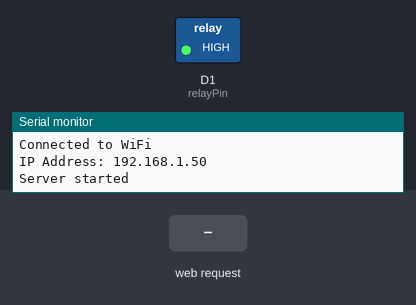
A sketch run on a simulated ESP8266 (NodeMCU). Parts: switched loads named in the sketch (green lamp = pin HIGH), the last lines printed to the serial monitor. The inputs (shaded band) are chosen by the test bench. WiFi joins after 1.5 s; servers stay silent unless stated.

Above: at 3.2 s.
3.3 s: HTTP request GET /on received
At 4.0 s:
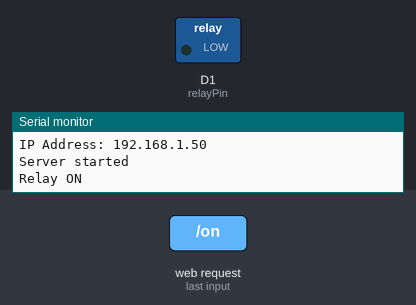
4.8 s: HTTP request GET /off received
At 5.2 s:
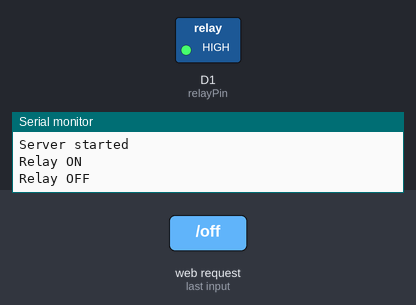
Timing chart, 0 to 7.8 s (numbered marks = the images above; inputs shaded):
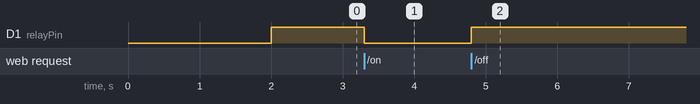

Measured:
- after the input at 3.3 s, D1 (relayPin): HIGH → LOW at once
- after the input at 4.8 s, D1 (relayPin): LOW → HIGH at once

The sketch:

finalcode_NEW.ino
```cpp
#include <ESP8266WiFi.h>
#include <ESP8266WebServer.h>

// Ganti dengan kredensial Wi-Fi Anda
const char* ssid = "Ocx";
const char* password = "15041988";

// Pin relay (sesuaikan dengan pin yang Anda gunakan)
const int relayPin = D1; // Pin untuk relay

// Membuat instance server web pada port 80
ESP8266WebServer server(80);

// Fungsi untuk menyalakan relay
void turnOnRelay() {
  digitalWrite(relayPin, LOW);  // Menyalakan relay (LOW untuk NO)
  server.send(200, "text/html", "<html><body><h1>Relay is ON</h1><a href='/'>Go Back</a></body></html>");
  Serial.println("Relay ON");
}

// Fungsi untuk mematikan relay
void turnOffRelay() {
  digitalWrite(relayPin, HIGH);  // Mematikan relay (HIGH untuk NO)
  server.send(200, "text/html", "<html><body><h1>Relay is OFF</h1><a href='/'>Go Back</a></body></html>");
  Serial.println("Relay OFF");
}

// Halaman utama dengan tombol ON/OFF
void handleRoot() {
  String html = "<html><body>";
  html += "<h1>ESP8266 Relay Control</h1>";
  html += "<button onclick=\"window.location.href='/on'\">Turn ON</button><br><br>";
  html += "<button onclick=\"window.location.href='/off'\">Turn OFF</button>";
  html += "</body></html>";
  server.send(200, "text/html", html);
}

void setup() {
  // Memulai serial monitor
  Serial.begin(115200);

  // Menghubungkan ke Wi-Fi
  WiFi.begin(ssid, password);
  while (WiFi.status() != WL_CONNECTED) {
    delay(1000);
    Serial.println("Connecting to WiFi...");
  }
  Serial.println("Connected to WiFi");
  Serial.print("IP Address: ");
  Serial.println(WiFi.localIP());  // Menampilkan IP ESP8266

  // Menyiapkan pin relay sebagai output
  pinMode(relayPin, OUTPUT);
  digitalWrite(relayPin, HIGH);  // Mulai dengan relay OFF (HIGH untuk NO)

  // Menyiapkan routing untuk halaman web
  server.on("/", HTTP_GET, handleRoot);  // Halaman utama dengan tombol
  server.on("/on", HTTP_GET, turnOnRelay);  // Aksi menyalakan relay
  server.on("/off", HTTP_GET, turnOffRelay);  // Aksi mematikan relay

  // Menjalankan server
  server.begin();
  Serial.println("Server started");
}

void loop() {
  // Menangani permintaan HTTP
  server.handleClient();
}
```
